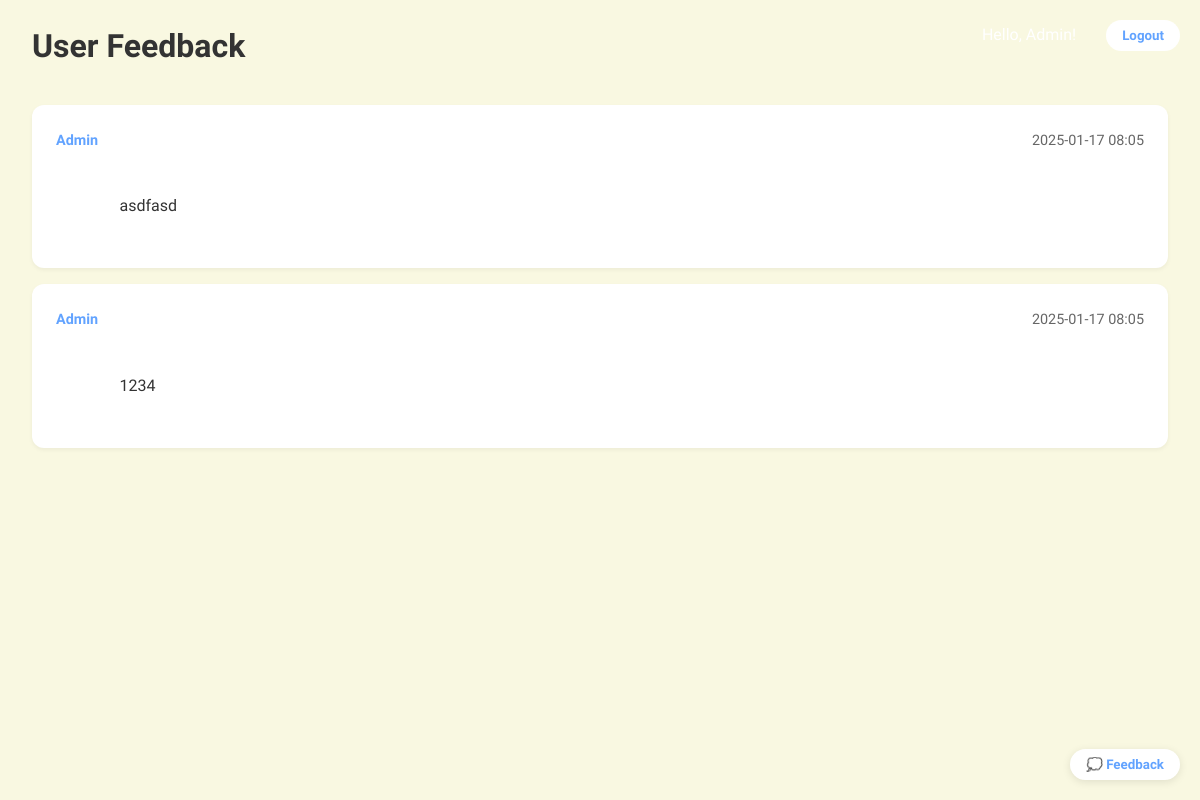
Page /admin/feedback (signed in) on the earlier database version.
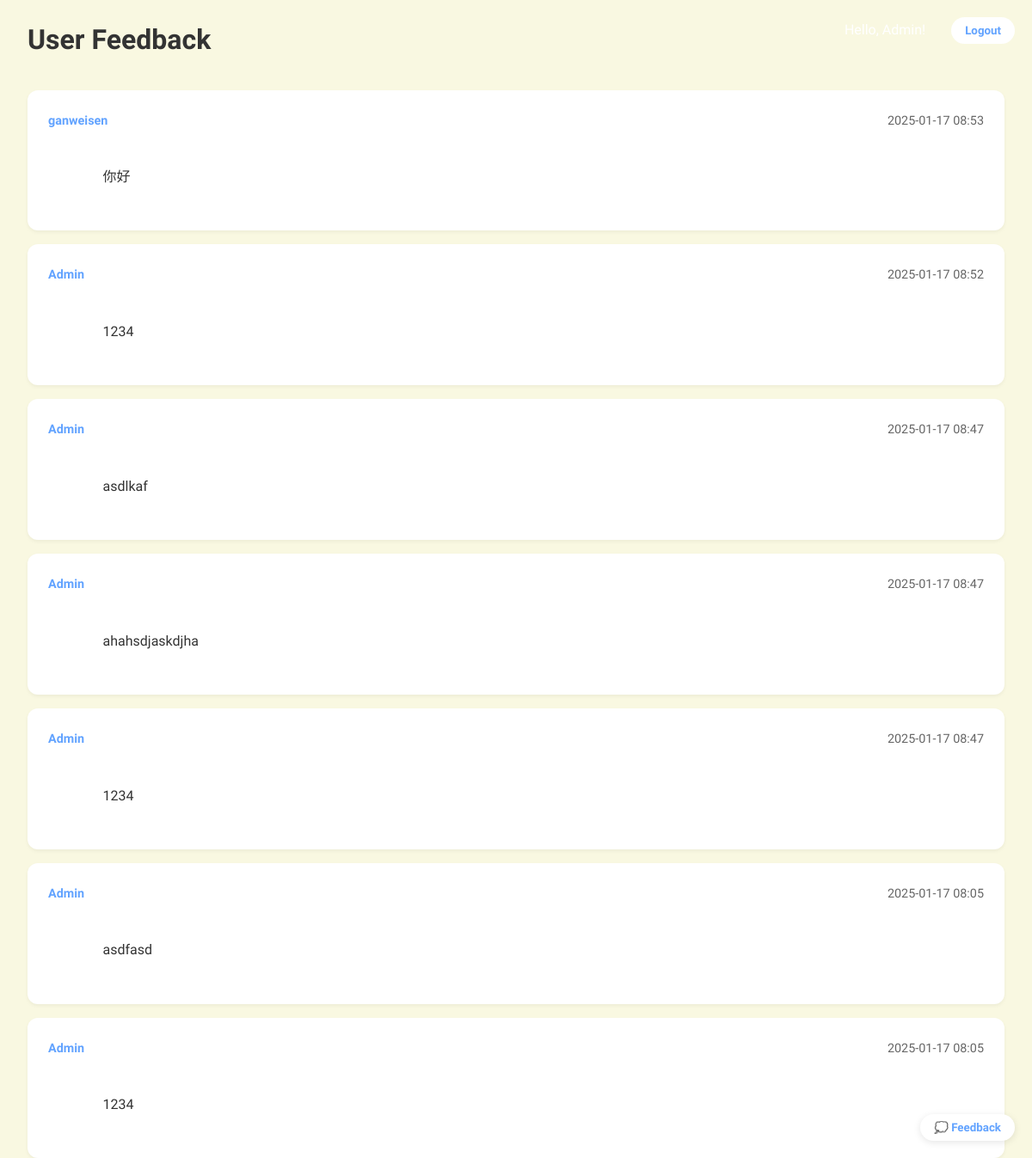
Same page on the later database version.
### models.py (models this page shows, shortened)
class Feedback(db.Model):
    id = db.Column(db.Integer, primary_key=True)
    content = db.Column(db.Text, nullable=False)
    created_at = db.Column(db.DateTime, default=db.func.current_timestamp())
    user_id = db.Column(db.Integer, db.ForeignKey('user.id'), nullable=False)

class User(UserMixin, db.Model):
    id = db.Column(db.Integer, primary_key=True)
    email = db.Column(db.String(120), unique=True, nullable=False)
    password_hash = db.Column(db.String(128))
    name = db.Column(db.String(64))
    is_admin = db.Column(db.Boolean, default=False)
    feedbacks = db.relationship('Feedback', backref='user', lazy=True)

### app.py (the view)
@app.route('/admin/feedback')
@login_required
def view_feedback():
    if not current_user.is_admin:
        flash('Access denied')
        return redirect(url_for('home'))
    feedbacks = Feedback.query.order_by(Feedback.created_at.desc()).all()
    return render_template('admin/feedback.html', feedbacks=feedbacks)

### app.py (called while the page is built)
@login_manager.user_loader
def load_user(user_id):
    return User.query.get(int(user_id))

### templates/admin/feedback.html (shortened to what this page needs)
{% extends "base.html" %}
{% block content %}
<div class="container">
    <h1 style="margin-bottom: 2rem;">User Feedback</h1>
    <div class="feedback-list">
        {% for feedback in feedbacks %}
        <div class="feedback-item">
            <div class="feedback-header">
                <span class="feedback-user">{{ feedback.user.name }}</span>
                <span class="feedback-date">{{ feedback.created_at.strftime('%Y-%m-%d %H:%M') }}</span>
            </div>
            <div class="feedback-content">
                {{ feedback.content }}
            </div>
        </div>
        {% endfor %}
    </div>
</div>
{% endblock %}

### templates/base.html (shortened to what this page needs)
<!DOCTYPE html>
<html>
<head>
</head>
<body>
    <div class="nav-container">
        {% if current_user.is_authenticated %}
            <span style="color: white; margin-right: 1rem;">Hello, {{ current_user.name }}!</span>
            <button onclick="window.location.href='{{ url_for('logout') }}'" class="nav-btn">Logout</button>
        {% else %}
            <button onclick="showModal('loginModal')" class="nav-btn">Login</button>
            <button onclick="showModal('signupModal')" class="nav-btn">Sign Up</button>
        {% endif %}
    </div>
    {% block content %}{% endblock %}
    <button onclick="showFeedback()" class="feedback-btn">💭 Feedback</button>
</body>
</html>

### templates/base.html (style rules this page uses)
:root { --primary: #62A3FF; --secondary: #FFA300; --accent: #ABDF1A; --pink: #F199BF; --background: #F9F8E1; --text: #333333; }
* { font-family: 'Nunito', sans-serif; }
body { margin: 0; padding: 0; background-color: var(--background); color: var(--text); line-height: 1.6; }
h1, h2, h3, h4, h5, h6 { font-weight: 700; }
.container { max-width: 1200px; margin: 0 auto; padding: 0 2rem; }
.nav-container { position: absolute; top: 20px; right: 20px; z-index: 100; }
.nav-btn { background: white; color: var(--primary); padding: 8px 16px; border-radius: 20px; text-decoration: none; font-weight: 600; border: none; cursor: pointer; margin-left: 10px; transition: all 0.3s ease; }
.nav-btn { font-weight: 600; }
.feedback-btn { position: fixed; bottom: 20px; right: 20px; background: white; color: var(--primary); padding: 8px 16px; border-radius: 20px; text-decoration: none; font-weight: 600; border: none; cursor: pointer; transition: all 0.3s ease; box-shadow: 0 2px 8px rgba(0,0,0,0.1); }

### templates/admin/feedback.html (style rules this page uses)
.feedback-list { display: flex; flex-direction: column; gap: 1rem; }
.feedback-item { background: white; padding: 1.5rem; border-radius: 12px; box-shadow: 0 2px 4px rgba(0,0,0,0.05); }
.feedback-header { display: flex; justify-content: space-between; margin-bottom: 1rem; color: #666; font-size: 0.9rem; }
.feedback-user { font-weight: 600; color: var(--primary); }
.feedback-content { line-height: 1.6; white-space: pre-wrap; }

Differences in the rows shown:
added Feedback: user.name "ganweisen", created_at "2025-01-17 08:53", content "你好"
added Feedback: user.name "Admin", created_at "2025-01-17 08:52", content "1234"
added Feedback: user.name "Admin", created_at "2025-01-17 08:47", content "asdlkaf"
added Feedback: user.name "Admin", created_at "2025-01-17 08:47", content "ahahsdjaskdjha"
added Feedback: user.name "Admin", created_at "2025-01-17 08:47", content "1234"
